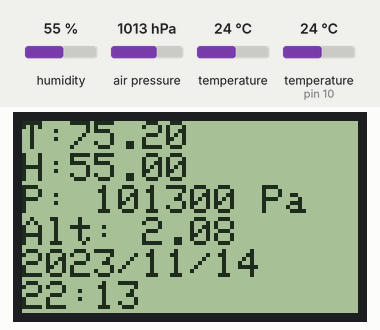
Recording of a sketch running on a simulated Arduino Uno, built with avr-gcc and run on an emulated ATmega328P. Parts: 84×48 one-colour display. The test bench sets the inputs (shaded band); at power-on: temperature 24 °C, humidity 55 %, air pressure 1013 hPa, temperature (sensor on pin 10) 24 °C.

Above: at 2.8 s.
2.9 s: temperature (sensor 0) set to 12 °C
At 5.8 s:
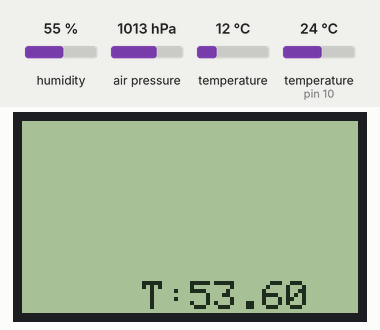
At 8.3 s:
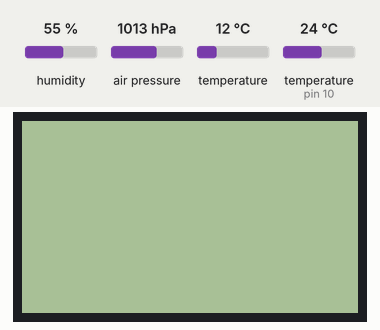
Timing chart, 0 to 9.8 s (numbered marks = the images above; inputs shaded):
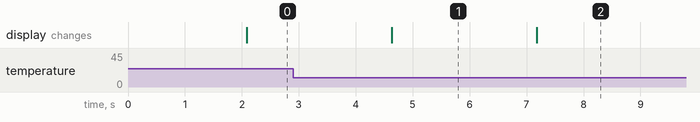

Measured:
- what the display in image 1 shows lasts 2.6 s, from 4.6 s to 7.2 s

The sketch:

lcd.ino
```cpp
#include <SPI.h>
#include <Adafruit_GFX.h>
#include <Adafruit_PCD8544.h>
#include "DHT.h"
#include <Wire.h>
#include <Adafruit_BMP085.h>
#include <Arduino.h>
#include <Wire.h>         // this #include still required because the RTClib depends on it
#include "RTClib.h"

// RTC Settings
RTC_Millis rtc;

// BMP180 Settings
Adafruit_BMP085 bmp;

// DHT Settings
#define DHTPIN 10     // what pin we're connected to
#define DHTTYPE DHT11   // DHT 11
DHT dht(DHTPIN, DHTTYPE);

// LCD Settings
Adafruit_PCD8544 display = Adafruit_PCD8544(15, 16, 5, 4, 6);

void setup()   {
  Serial.begin(9600);
  // Begin LCD Display
  display.begin();
  display.setContrast(40);
  display.clearDisplay();
  display.setTextSize(1);
  display.setTextColor(BLACK);
  display.setCursor(0,0);
  // Begin DHT acquisition
  dht.begin();
  // Begin BMP180
  if (!bmp.begin()) {
    Serial.println("Could not find a valid BMP085 sensor, check wiring!");
    while (1) {}
  }
  //Begin Clock
      rtc.begin(DateTime(F(__DATE__), F(__TIME__)));
}

void loop() {
    // Wait a few seconds between measurements.
  delay(2000);
  // Reading temperature or humidity takes about 250 milliseconds!
  // Sensor readings may also be up to 2 seconds 'old' (its a very slow sensor)
  float h = dht.readHumidity();
  // Read temperature as Fahrenheit (isFahrenheit = true)
  float f = dht.readTemperature(true);
  // Check if any reads failed and exit early (to try again).
  if (isnan(h) || isnan(f)) {
    Serial.println("Failed to read from DHT sensor!");
    return;
  }
  display.clearDisplay();
  display.print("T:");
  display.println(dht.convertCtoF(bmp.readTemperature()));
  display.print("H:");
  display.println(h);

  // BMP180 Read and report
  //Serial.print("Temperature = ");
  //Serial.print(dht.convertCtoF(bmp.readTemperature()));
  //Serial.println(" *F");

  display.print("P: ");
  display.print(bmp.readPressure());
  display.println(" Pa");

  // Calculate altitude assuming 'standard' barometric
  // pressure of 1013.25 millibar = 101325 Pascal
  display.print("Alt: ");
  display.println(bmp.readAltitude());

  //display.print("Sea: ");
  //display.print(bmp.readSealevelPressure());
  //display.println(" Pa");

  // you can get a more precise measurement of altitude
  // if you know the current sea level pressure which will
  // vary with weather and such. If it is 1015 millibars
  // that is equal to 101500 Pascals.
  //display.print("RealAlt: ");
  //display.print(bmp.readAltitude(101862));
  //display.println(" meters");

  // Read and display Date and Time
  DateTime now = rtc.now();

  display.print(now.year(), DEC);
  display.print('/');
  display.print(now.month(), DEC);
  display.print('/');
  display.print(now.day(), DEC);
  display.println(' ');
  display.print(now.hour(), DEC);
  display.print(':');
  display.print(now.minute(), DEC);
  //display.print(':');
  //display.print(now.second(), DEC);
  //display.println();
  display.display();
  //Serial.println();
  delay(500);

}
```
